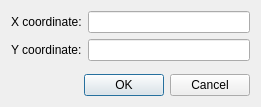
<?xml version="1.0" encoding="UTF-8"?>
<ui version="4.0">
 <class>VertexEditDialog</class>
 <widget class="QDialog" name="VertexEditDialog">
  <property name="windowModality">
   <enum>Qt::ApplicationModal</enum>
  </property>
  <property name="geometry">
   <rect>
    <x>0</x>
    <y>0</y>
    <width>261</width>
    <height>107</height>
   </rect>
  </property>
  <property name="windowTitle">
   <string>Vertex Coordinates</string>
  </property>
  <layout class="QVBoxLayout" name="verticalLayout">
   <item>
    <layout class="QFormLayout" name="formLayout">
     <item row="0" column="0">
      <widget class="QLabel" name="label">
       <property name="text">
        <string>X coordinate:</string>
       </property>
      </widget>
     </item>
     <item row="0" column="1">
      <widget class="SIUnitEdit" name="xpos"/>
     </item>
     <item row="1" column="0">
      <widget class="QLabel" name="label_2">
       <property name="text">
        <string>Y coordinate:</string>
       </property>
      </widget>
     </item>
     <item row="1" column="1">
      <widget class="SIUnitEdit" name="ypos"/>
     </item>
    </layout>
   </item>
   <item>
    <widget class="QDialogButtonBox" name="buttonBox">
     <property name="standardButtons">
      <set>QDialogButtonBox::Cancel|QDialogButtonBox::Ok</set>
     </property>
    </widget>
   </item>
  </layout>
 </widget>
 <customwidgets>
  <customwidget>
   <class>SIUnitEdit</class>
   <extends>QLineEdit</extends>
   <header>CustomWidgets/siunitedit.h</header>
  </customwidget>
 </customwidgets>
 <resources/>
 <connections/>
</ui>
